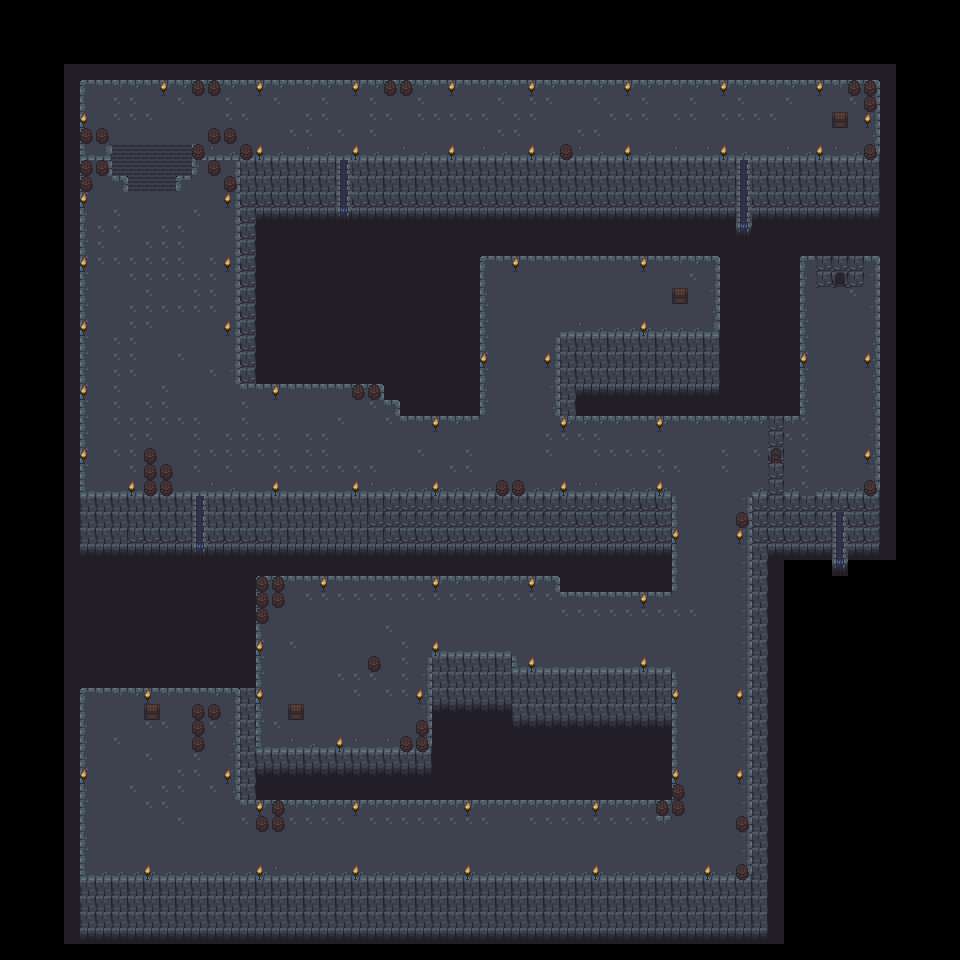

A 2D game scene composited from a Tiled map and its tileset images. What follows is a short description and the map's XML, with each tile layer's data collapsed to a summary:
An orthogonal 60x60 tile map with 16x16 px tiles, 3 tile layers (Solid, Ground, UI).

<map version="1.2" tiledversion="1.3.3" orientation="orthogonal" renderorder="right-down" width="60" height="60" tilewidth="16" tileheight="16" infinite="0" nextlayerid="4" nextobjectid="1">
 <tileset firstgid="1" name="dungeon_tiles_formatted_v2" tilewidth="16" tileheight="16" tilecount="299" columns="23">
  <image source="../dungeon_tiles_formatted_v2.png" width="368" height="208" />
 </tileset>
 <layer id="1" name="Solid" width="60" height="60">
  <data>[3600 cells, 1369 non-empty, 15 distinct tile ids]</data>
 </layer>
 <layer id="2" name="Ground" width="60" height="60">
  <data>[3600 cells, 1434 non-empty, 33 distinct tile ids]</data>
 </layer>
 <layer id="3" name="UI" width="60" height="60">
  <data>[3600 cells, 629 non-empty, 29 distinct tile ids]</data>
 </layer>
</map>
